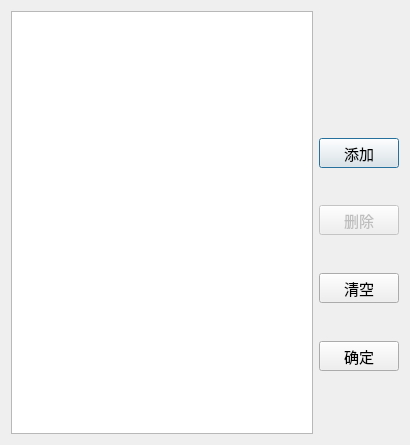
<?xml version="1.0" encoding="UTF-8"?>
<ui version="4.0">
 <class>ListViewDialog</class>
 <widget class="QDialog" name="ListViewDialog">
  <property name="geometry">
   <rect>
    <x>0</x>
    <y>0</y>
    <width>410</width>
    <height>445</height>
   </rect>
  </property>
  <property name="minimumSize">
   <size>
    <width>0</width>
    <height>0</height>
   </size>
  </property>
  <property name="font">
   <font>
    <family>Consolas</family>
    <pointsize>11</pointsize>
   </font>
  </property>
  <property name="windowTitle">
   <string>ListViewDialog</string>
  </property>
  <property name="autoFillBackground">
   <bool>false</bool>
  </property>
  <layout class="QHBoxLayout" name="horizontalLayout">
   <item>
    <widget class="QListView" name="listView">
     <property name="font">
      <font>
       <family>Consolas</family>
       <pointsize>11</pointsize>
      </font>
     </property>
     <property name="gridSize">
      <size>
       <width>0</width>
       <height>25</height>
      </size>
     </property>
    </widget>
   </item>
   <item>
    <layout class="QVBoxLayout" name="verticalLayout">
     <item>
      <spacer name="verticalSpacer">
       <property name="orientation">
        <enum>Qt::Vertical</enum>
       </property>
       <property name="sizeHint" stdset="0">
        <size>
         <width>20</width>
         <height>40</height>
        </size>
       </property>
      </spacer>
     </item>
     <item>
      <spacer name="verticalSpacer_8">
       <property name="orientation">
        <enum>Qt::Vertical</enum>
       </property>
       <property name="sizeHint" stdset="0">
        <size>
         <width>20</width>
         <height>40</height>
        </size>
       </property>
      </spacer>
     </item>
     <item>
      <spacer name="verticalSpacer_3">
       <property name="orientation">
        <enum>Qt::Vertical</enum>
       </property>
       <property name="sizeHint" stdset="0">
        <size>
         <width>20</width>
         <height>40</height>
        </size>
       </property>
      </spacer>
     </item>
     <item>
      <spacer name="verticalSpacer_9">
       <property name="orientation">
        <enum>Qt::Vertical</enum>
       </property>
       <property name="sizeHint" stdset="0">
        <size>
         <width>20</width>
         <height>40</height>
        </size>
       </property>
      </spacer>
     </item>
     <item>
      <widget class="QPushButton" name="btn_AddItem">
       <property name="sizePolicy">
        <sizepolicy hsizetype="Minimum" vsizetype="Expanding">
         <horstretch>0</horstretch>
         <verstretch>0</verstretch>
        </sizepolicy>
       </property>
       <property name="minimumSize">
        <size>
         <width>0</width>
         <height>30</height>
        </size>
       </property>
       <property name="maximumSize">
        <size>
         <width>16777215</width>
         <height>35</height>
        </size>
       </property>
       <property name="text">
        <string>添加</string>
       </property>
      </widget>
     </item>
     <item>
      <spacer name="verticalSpacer_4">
       <property name="orientation">
        <enum>Qt::Vertical</enum>
       </property>
       <property name="sizeHint" stdset="0">
        <size>
         <width>20</width>
         <height>40</height>
        </size>
       </property>
      </spacer>
     </item>
     <item>
      <widget class="QPushButton" name="btn_DeleteItem">
       <property name="enabled">
        <bool>false</bool>
       </property>
       <property name="sizePolicy">
        <sizepolicy hsizetype="Minimum" vsizetype="Expanding">
         <horstretch>0</horstretch>
         <verstretch>0</verstretch>
        </sizepolicy>
       </property>
       <property name="minimumSize">
        <size>
         <width>0</width>
         <height>30</height>
        </size>
       </property>
       <property name="maximumSize">
        <size>
         <width>16777215</width>
         <height>35</height>
        </size>
       </property>
       <property name="text">
        <string>删除</string>
       </property>
      </widget>
     </item>
     <item>
      <spacer name="verticalSpacer_5">
       <property name="orientation">
        <enum>Qt::Vertical</enum>
       </property>
       <property name="sizeHint" stdset="0">
        <size>
         <width>20</width>
         <height>40</height>
        </size>
       </property>
      </spacer>
     </item>
     <item>
      <widget class="QPushButton" name="btn_ClearAll">
       <property name="sizePolicy">
        <sizepolicy hsizetype="Minimum" vsizetype="Expanding">
         <horstretch>0</horstretch>
         <verstretch>0</verstretch>
        </sizepolicy>
       </property>
       <property name="minimumSize">
        <size>
         <width>0</width>
         <height>30</height>
        </size>
       </property>
       <property name="maximumSize">
        <size>
         <width>16777215</width>
         <height>35</height>
        </size>
       </property>
       <property name="text">
        <string>清空</string>
       </property>
      </widget>
     </item>
     <item>
      <spacer name="verticalSpacer_6">
       <property name="orientation">
        <enum>Qt::Vertical</enum>
       </property>
       <property name="sizeHint" stdset="0">
        <size>
         <width>20</width>
         <height>40</height>
        </size>
       </property>
      </spacer>
     </item>
     <item>
      <widget class="QPushButton" name="btn_OK">
       <property name="sizePolicy">
        <sizepolicy hsizetype="Minimum" vsizetype="Expanding">
         <horstretch>0</horstretch>
         <verstretch>0</verstretch>
        </sizepolicy>
       </property>
       <property name="minimumSize">
        <size>
         <width>0</width>
         <height>30</height>
        </size>
       </property>
       <property name="maximumSize">
        <size>
         <width>16777215</width>
         <height>35</height>
        </size>
       </property>
       <property name="text">
        <string>确定</string>
       </property>
      </widget>
     </item>
     <item>
      <spacer name="verticalSpacer_7">
       <property name="orientation">
        <enum>Qt::Vertical</enum>
       </property>
       <property name="sizeHint" stdset="0">
        <size>
         <width>20</width>
         <height>40</height>
        </size>
       </property>
      </spacer>
     </item>
     <item>
      <spacer name="verticalSpacer_2">
       <property name="orientation">
        <enum>Qt::Vertical</enum>
       </property>
       <property name="sizeHint" stdset="0">
        <size>
         <width>20</width>
         <height>40</height>
        </size>
       </property>
      </spacer>
     </item>
    </layout>
   </item>
  </layout>
 </widget>
 <layoutdefault spacing="6" margin="11"/>
 <resources/>
 <connections/>
 <slots>
  <slot>on_btn_AddItem_clicked()</slot>
  <slot>on_btn_DeleteItem_clicked()</slot>
  <slot>on_btn_ClearAll_clicked()</slot>
  <slot>on_btn_OK_clicked()</slot>
  <slot>on_btn_Cancel_clicked()</slot>
  <slot>on_listView_clicked(QModelIndex)</slot>
 </slots>
</ui>
